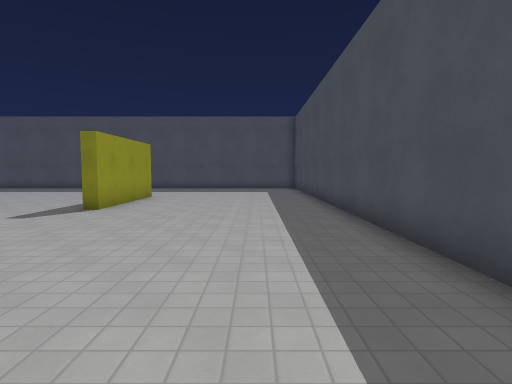
view 1 (above)

19 first-person views from a walk through a level from a Godot 3-D game. The camera is 1.5 m above the floor, tilts 4° down and sees 80° across. The floor is counted in squares, 1.5 m on a side. Each view is taken from the middle of a square. On the plan, view 1 faces up. The plan holds only what a view shows up to about 12 squares ahead; the rest is blank. Surface patterns are stand-ins for the level's own textures.

view 2
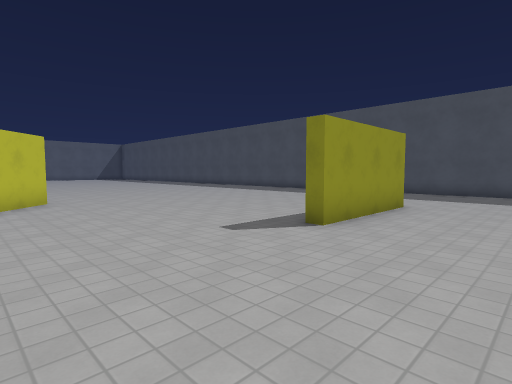

view 3
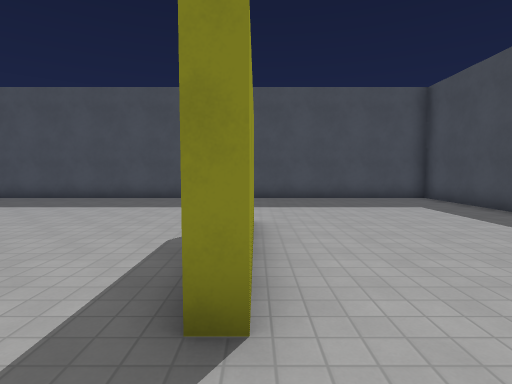

view 4
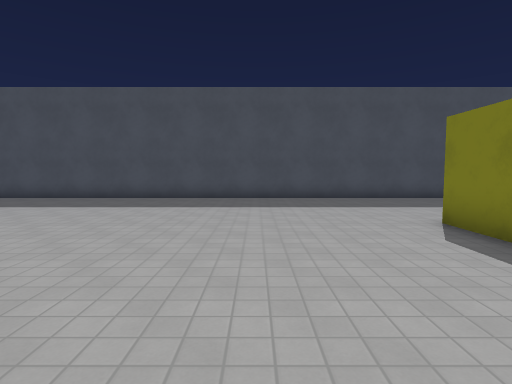

view 5
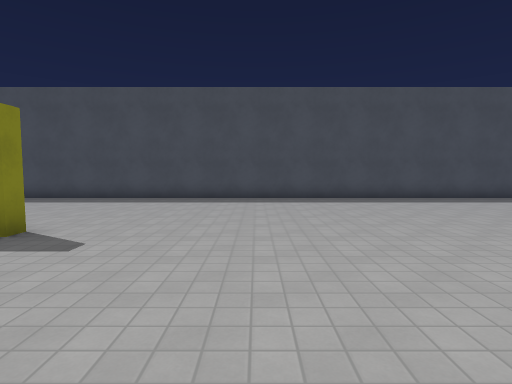

view 6
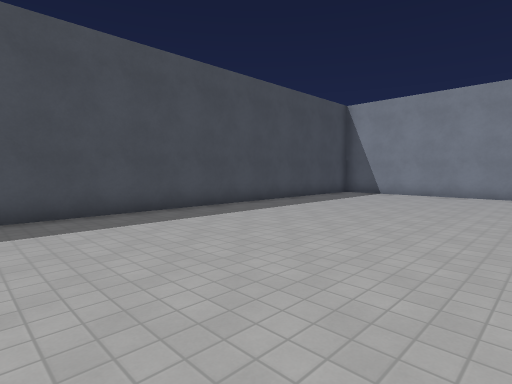

view 7
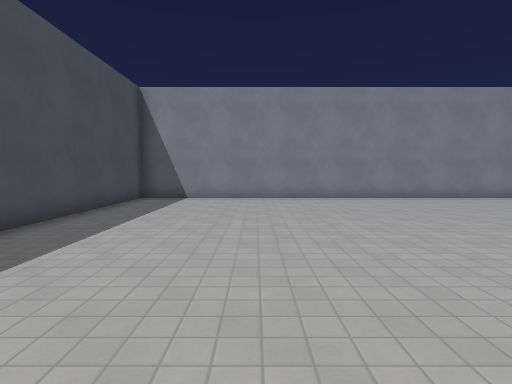

view 8
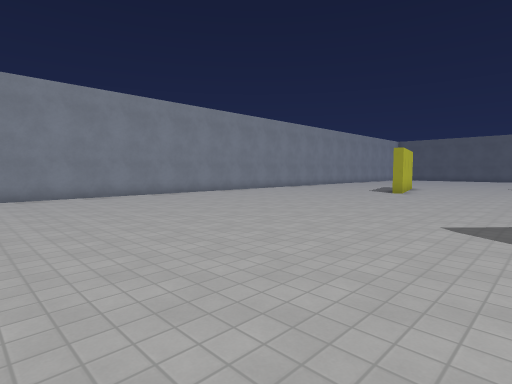

view 9
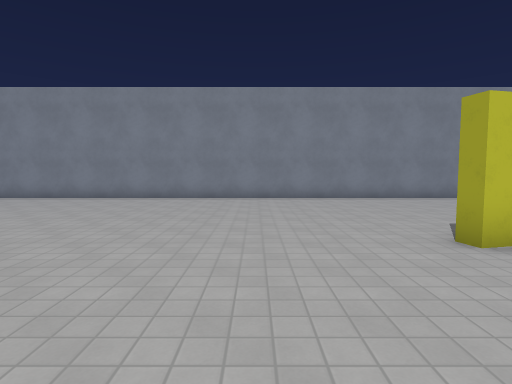

view 10
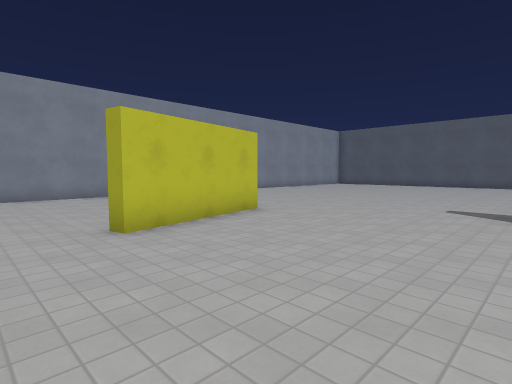

view 11
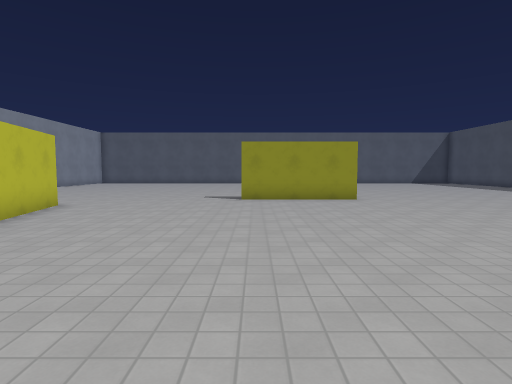

view 12
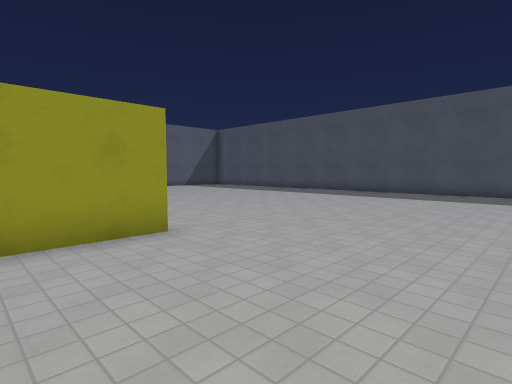

view 13
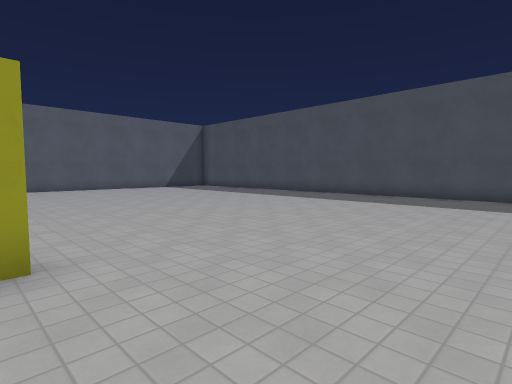

view 14
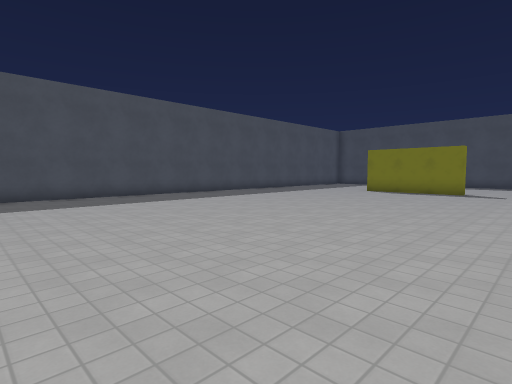

view 15
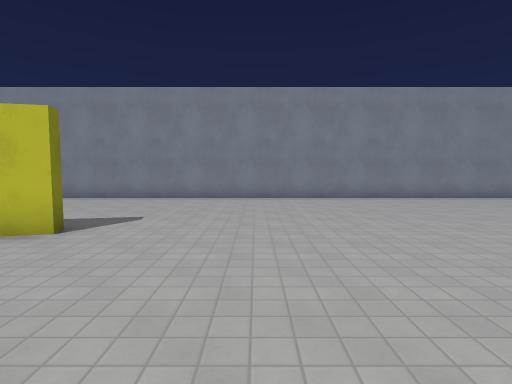

view 16
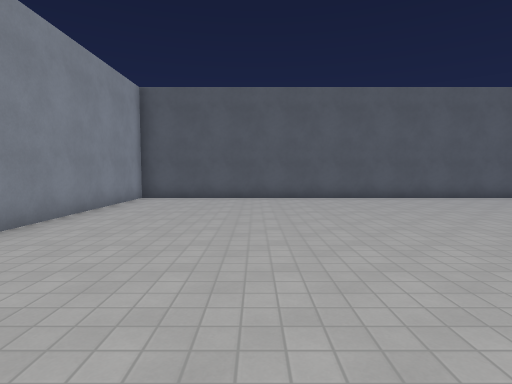

view 17
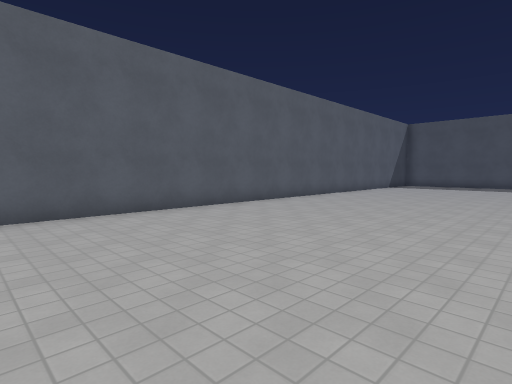

view 18
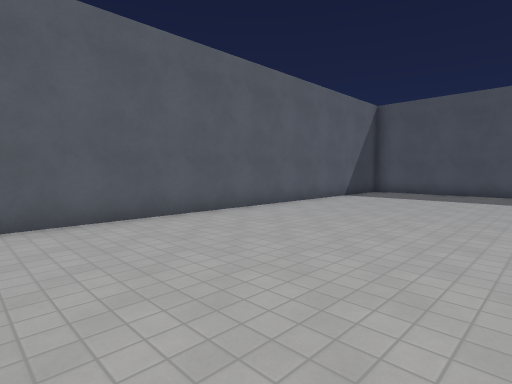

view 19
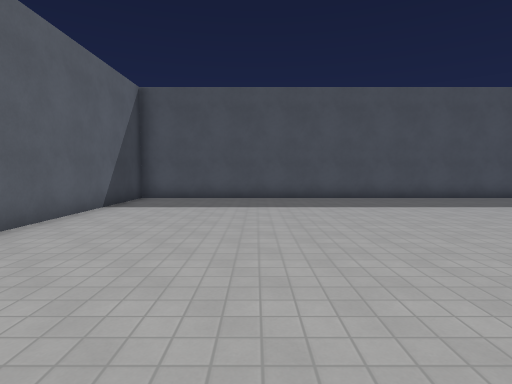

### Floor plan
Points are (right, up) in squares from view 1. A wall is a line through its corners. A room is listed if a view was taken in it or the views show most of it. See-through windows are left out.
Room 1 (views 1, 2, 3, 4, 5, 6, 7, 8, 9, 10, 11, 12, 13, 14, 15, 16, 17, 18, 19)
walls: (-23.6, 5.6) (-23.6, 1.5); (-11.9, 5) (-10.5, 3.7); (-21.7, -4.2) (-21.8, -3.8) (-17.9, -2.9) (-17.8, -3.3); (-20.2, 17.2) (-37.2, 17.2) (-37.2, -10.2) (2.2, -10.2) (2.2, 17.2) (-18, 17.2); (-4.4, 10.1) (-4.4, 11.9); (-4, 11.9) (-4, 7.8) (-4.5, 7.8)

Where each view was taken, in squares from view 1:
view 1: 0 up, 0 right, facing up
view 2: 3 up, 1 left, facing up-left
view 3: 6 up, 4 left, facing up
view 4: 6 up, 8 left, facing up
view 5: 4 up, 9 left, facing right
view 6: 3 up, 5 left, facing down-right
view 7: 1 up, 2 left, facing down
view 8: 2 up, 4 left, facing down-left
view 9: 1 up, 15 left, facing down
view 10: 2 up, 16 left, facing down-left
view 11: 2 up, 13 left, facing left
view 12: 3 up, 19 left, facing up-left
view 13: 5 up, 20 left, facing up-left
view 14: 5 up, 19 left, facing up-right
view 15: 1 up, 25 left, facing down
view 16: 6 down, 26 left, facing left
view 17: 4 down, 30 left, facing up-left
view 18: 3 up, 31 left, facing up-left
view 19: 6 up, 33 left, facing up
